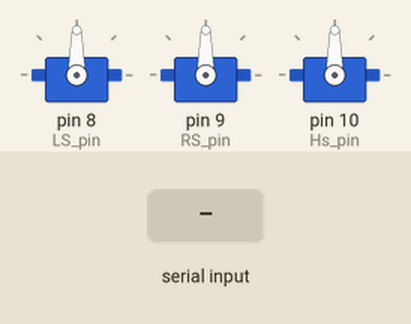
Simulated run of this sketch. Board: Arduino Uno, built with avr-gcc and run on an emulated ATmega328P. Parts: 3 × servo. Inputs (shaded band) come from the test bench.

Above: at 1.2 s.
1.3 s: "90,45,200\n" received over Serial
At 2.2 s:
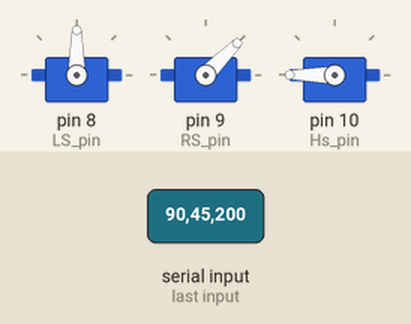
2.8 s: "30,150,10\n" received over Serial
At 3.2 s:
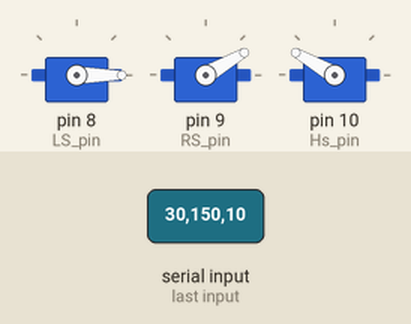
5.8 s: "90,45\n" received over Serial
At 7.4 s:
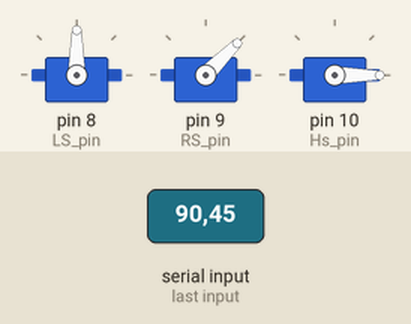
8.3 s: "30,150\n" received over Serial
At 10.5 s:
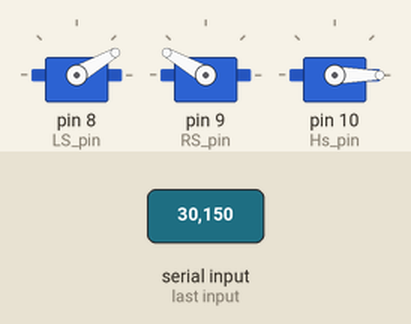
10.8 s: "90\n" received over Serial
At 13.6 s:
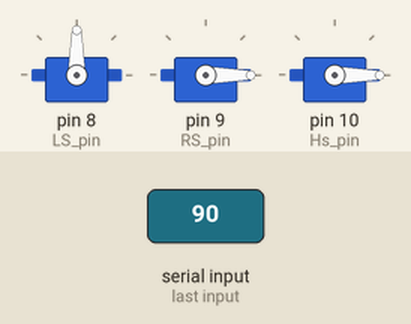
13.8 s: "200\n" received over Serial
At 16.5 s:
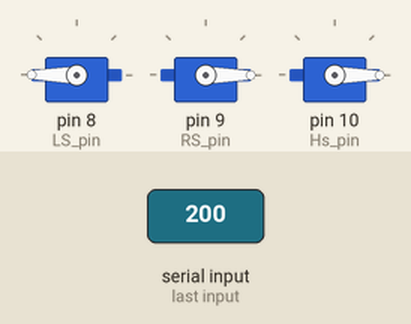
Timing chart, 0 to 17.8 s (numbered marks = the images above; inputs shaded):
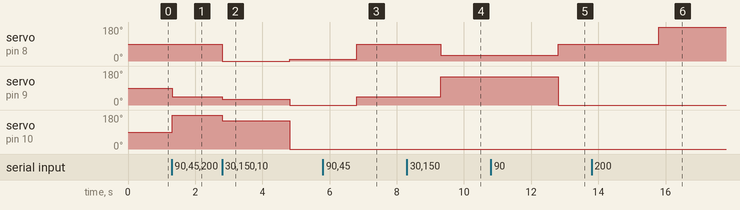

Measured:
- after the input at 1.3 s, servo on pin 9 (RS_pin): 90° → 45° at once; servo on pin 10 (Hs_pin): 90° → 180° at once
- after the input at 2.8 s, servo on pin 8 (LS_pin): 90° → 0° after 0.01 s instead of 1.5 s; servo on pin 9 (RS_pin): 45° → 30° at once, → 0° 2.0 s later; servo on pin 10 (Hs_pin): 180° → 150° at once, → 0° 2.0 s later
- after the input at 5.8 s, servo on pin 8 (LS_pin): 10° → 90° after 1.0 s; servo on pin 9 (RS_pin): 0° → 45° after 1.0 s
- after the input at 8.3 s, servo on pin 8 (LS_pin): 90° → 30° after 1.0 s; servo on pin 9 (RS_pin): 45° → 150° after 1.0 s
- after the input at 10.8 s, servo on pin 8 (LS_pin): 30° → 90° after 2.0 s; servo on pin 9 (RS_pin): 150° → 0° after 2.0 s
- after the input at 13.8 s, servo on pin 8 (LS_pin): 90° → 180° after 2.0 s

The sketch:

sketch_sep10b.ino
```cpp
#include <Servo.h>  // Include the Servo library

// Servo objects for each servo motor
Servo LServo;    // Left servo
Servo RServo;    // Right servo
Servo HServo;    // Head servo

// Define the servo control pins
const int LS_pin = 8;    // Left servo pin
const int RS_pin = 9;    // Right servo pin
const int Hs_pin = 10;   // Head servo pin

// Array to store the received servo positions (Lservo, Rservo, Hservo)
int valsRec[3];

void setup() {
  // Initialize serial communication at 9600 baud rate
  Serial.begin(9600);

  // Attach the servos to the corresponding pins
  LServo.attach(LS_pin);
  RServo.attach(RS_pin);
  HServo.attach(Hs_pin);
}

void loop() {
  // Check if there is incoming data from the serial port
  if (Serial.available() > 0) {
    // Read the three servo positions from the serial buffer
    valsRec[0] = Serial.parseInt();  // Left servo angle
    valsRec[1] = Serial.parseInt();  // Right servo angle
    valsRec[2] = Serial.parseInt();  // Head servo angle

    // Move the servos to the received angles
    LServo.write(valsRec[0]);
    RServo.write(valsRec[1]);
    HServo.write(valsRec[2]);
  }
}
```
